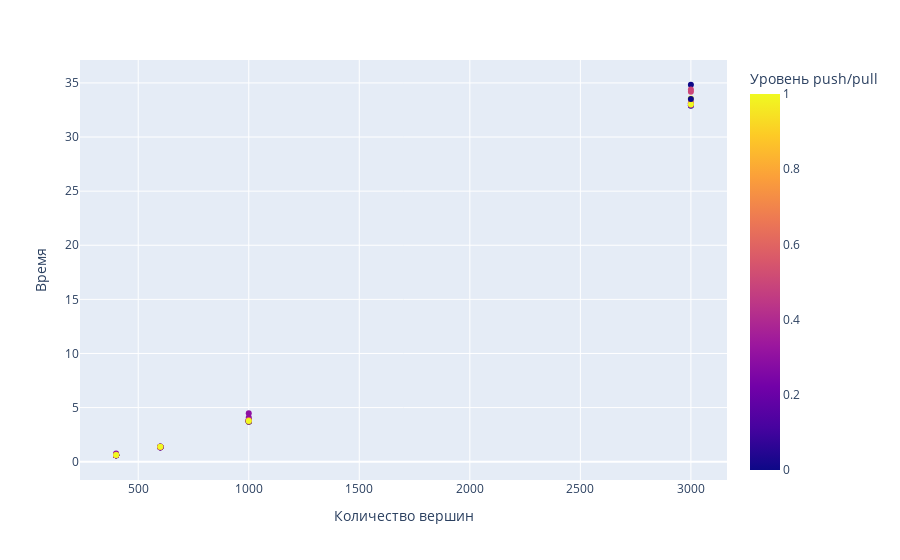

Write notebook code for a chart like this one.
### Code cell
px.scatter(resume1, x = 'Количество вершин', y = 'Время', color = 'Уровень push/pull')
